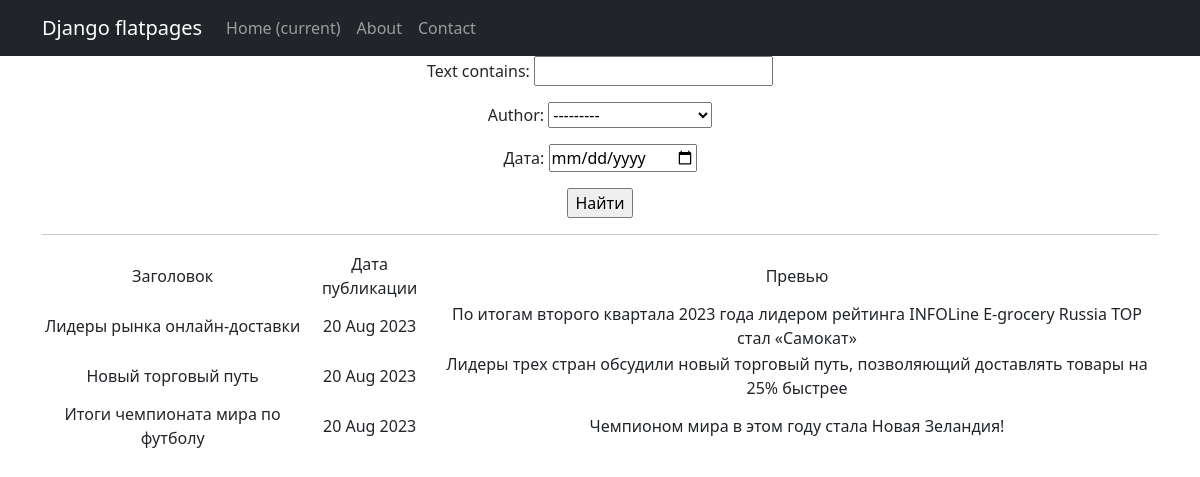
The page /news/search/ on the database as committed earlier.
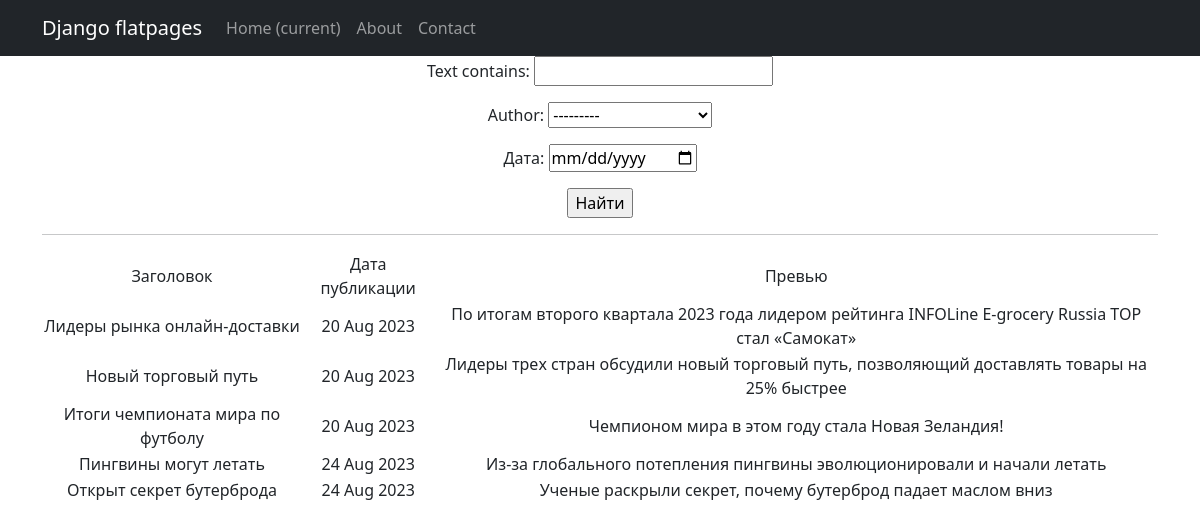
The same page on the database as committed later.
### news/models.py (models this page shows, shortened)
class Post(models.Model):
    post = 'post'
    news = 'news'
    TYPES = [
        (post, 'Статья'),
        (news, 'Новость')
    ]
    author = models.ForeignKey(Author, on_delete=models.CASCADE)
    type = models.CharField(max_length=4,
                                choices=TYPES,
                                default=post)
    time_in = models.DateTimeField(auto_now_add=True)
    head = models.CharField(max_length=255)
    text = models.TextField()
    rate = models.IntegerField(default=0.0)
    post_category = models.ManyToManyField(Category,through='PostCategory')

### news/views.py (the view)
# urls.py: path('search/', PostSearch.as_view()),
class PostSearch(ListView):
    model = Post
    ordering = 'time_in'
    template_name = 'search.html'
    context_object_name = 'posts'
    def get_queryset(self):
        queryset = super().get_queryset()
        self.filterset = PostFilter(self.request.GET, queryset)
        return self.filterset.qs
    def get_context_data(self, **kwargs):
        context = super().get_context_data(**kwargs)
        context['filterset'] = self.filterset
        return context

### news/models.py (called while the page is built)
    def __str__(self):
        return self.author.username

### news/templatetags/custom_filters.py (called while the page is built)
@register.filter()
def censor(text):
    bad_words = ['Дурак', 'Редиска', 'Обормот']
    for i in bad_words:
        if i in text:
            text_new = text.replace(i, i[0] + '*' * (len(i) - 1))
        elif i.lower() in text:
            text_new = text.replace(i.lower(), i.lower()[0] + '*' * (len(i) - 1))
        else:
            text_new = text
    return text_new

### templates/search.html (shortened to what this page needs)
{% extends 'flatpages/default.html' %}
{% load custom_filters %}
{% load custom_tags %}
{% block content %}
   <form action="" method="get">
       {{ filterset.form.as_p }}
       <input type="submit" value="Найти" />
   </form>
   <hr>
   {% if posts %}
       <table>
           <tr>
               <td>Заголовок</td>
               <td>Дата публикации</td>
               <td>Превью</td>
           </tr>
           {% for post in posts %}
           <tr>
               <td>{{ post.head|censor}}</td>
               <td>{{ post.time_in|date:'d M Y' }}</td>
               <td>{{ post.text|censor}}</td>
           </tr>
           {% endfor %}
       </table>
   {% else %}
       <h2>Новостей нет!</h2>
    {% endif %}
{% endblock content %}

Rows that differ between the two databases and show on the page:
added Post: head|censor "Пингвины могут летать", time_in "24 Aug 2023", text|censor "Из-за глобального потепления пингвины эволюционировали и начали летать"
added Post: head|censor "Открыт секрет бутерброда", time_in "24 Aug 2023", text|censor "Ученые раскрыли секрет, почему бутерброд падает маслом вниз"
